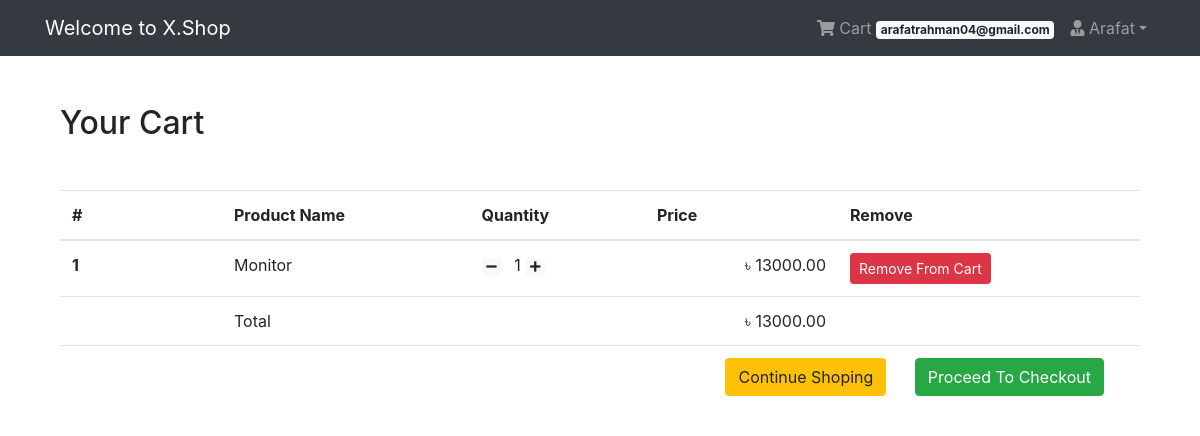
The app's page /shop/cart/ (signed in) with its own data.
### App_Login/models.py (models this page shows, shortened)
class User(AbstractBaseUser, PermissionsMixin):
    email = models.EmailField(unique=True, null=False)
    is_staff = models.BooleanField(
        ugettext_lazy('staff status'),
        default=False,
        help_text = ugettext_lazy('Designates whether the user can log in this site')
    )
    is_active = models.BooleanField(
        ugettext_lazy('active'),
        default=True,
        help_text=ugettext_lazy('Designates whether this user should be treated as active. Unselect this instead of deleting accounts')
    )
    USERNAME_FIELD = 'email'
    objects = MyUserManager()
    def __str__(self):
        return self.email

class Profile(models.Model):
    user = models.OneToOneField(User, on_delete = models.CASCADE, related_name='profile')
    username = models.CharField(max_length=264, blank=True)
    full_name = models.CharField(max_length=264, blank= True)
    address_1 = models.TextField(max_length=300, blank=True)
    city = models.CharField(max_length=40, blank=True)
    zipcode = models.CharField(max_length=10, blank=True)
    country = models.CharField(max_length=50, blank=True)
    phone = models.CharField(max_length=20, blank=True)
    date_joined = models.DateTimeField(auto_now_add=True)

### App_Order/models.py (models this page shows, shortened)
class Cart(models.Model):
    user = models.ForeignKey(settings.AUTH_USER_MODEL, on_delete=models.CASCADE, related_name="cart")
    item = models.ForeignKey(Product, on_delete=models.CASCADE)
    quantity = models.IntegerField(default=1)
    purchased = models.BooleanField(default=False)
    created = models.DateTimeField(auto_now_add=True)
    updated = models.DateTimeField(auto_now=True)
    def get_total(self):
        total = self.item.price * self.quantity
        float_total = format(total, '0.2f')
        return float_total

class Order(models.Model):
    orderitems = models.ManyToManyField(Cart)
    user = models.ForeignKey(settings.AUTH_USER_MODEL, on_delete=models.CASCADE)
    ordered = models.BooleanField(default=False)
    created = models.DateTimeField(auto_now_add=True)
    paymentId = models.CharField(max_length=264, blank=True, null=True)
    orderId = models.CharField(max_length=200, blank=True, null=True)
    def get_totals(self):
        total = 0
        for order_item in self.orderitems.all():
            total += float(order_item.get_total())
        return total

### App_Shop/models.py (models this page shows, shortened)
class Product(models.Model):
    mainimage = models.ImageField(upload_to='Products')
    name = models.CharField(max_length=264)
    category = models.ForeignKey(Category, on_delete=models.CASCADE, related_name='category')
    preview_text = models.TextField(max_length=200, verbose_name='Preview Text')
    detail_text = models.TextField(max_length=1000, verbose_name='Description')
    price = models.FloatField()
    old_price = models.FloatField(default=0.00)
    created = models.DateTimeField(auto_now_add=True)
    class Meta:
        ordering = ['-created']

### App_Order/views.py (the view)
# urls.py: path('cart/', views.cart_view, name="cart"),
@login_required
def cart_view(request):
    carts = Cart.objects.filter(user=request.user, purchased=False)
    orders = Order.objects.filter(user=request.user, ordered=False)
    if carts.exists() and orders.exists():
        order = orders[0]
        return render(request, 'App_Order/cart.html', context={'carts': carts, 'order':order})
    else:
        messages.warning(request, "No items in your cart")
        return redirect("App_Shop:home")

### templates/App_Order/cart.html
{% extends 'base.html' %}
{% block body_block %}
<div class="container my-5">
  <div class="my-5">
    <h2>Your Cart</h2>
  </div>
  <table class="table table-hover">
    <thead>
      <tr>
        <th scope="col" width="15%">#</th>
        <th scope="col">Product Name</th>
        <th scope="col">Quantity</th>
        <th scope="col" align="right">Price</th>
        <th scop="col">Remove</th>
      </tr>
    </thead>
    <tbody>
      {% for cart in carts %}
      <tr>
        <th scope="row">{{ forloop.counter }}</th>
        <td>{{cart.item.name}}</td>
        <td>
          <a class="mr-2" href="{% url 'App_Order:decrease' pk=cart.item.pk %}"><span class="badge badge-light"><i class="fas fa-minus"></i></span></a>
          {{ cart.quantity }}
          <a class="mr-2" href="{% url 'App_Order:increase' pk=cart.item.pk %}"> <span class="badge badge-light"> <i class="fas fa-plus"></i></span></a>
        </td>
        <td align="right">&#2547; {{cart.get_total}}</td>
        <td><a href="{% url 'App_Order:remove' pk=cart.item.pk %}" class="btn btn-danger btn-sm">Remove From Cart</a></td>
      </tr>
      {% endfor %}
      <tr>
        <th scope="row"></th>
        <td colspan="2">Total</td>
        <td align="right">&#2547; {{order.get_totals | floatformat:2 }}</td>
        <td></td>
      </tr>
      <tr>
        <th scope="row"></th>
        <td colspan="4" class="text-right">
          <a href="{% url 'App_Shop:home' %}" class="btn btn-warning mr-4">Continue Shoping</a>
          <a href="{% url 'App_Payment:checkout' %}" class="btn btn-success mr-4">Proceed To Checkout</a>
        </td>
      </tr>
    </tbody>
  </table>
</div>
{% endblock %}

### templates/navbar.html (shortened to what this page needs)
{% load cart_tag %}
<nav class="navbar navbar-expand-lg navbar-dark bg-dark">
  <div class="container">
    <a class="navbar-brand" href="{% url 'App_Shop:home' %}">Welcome to X.Shop</a>
    <div class="collapse navbar-collapse" id="navbarNav">
      <ul class="navbar-nav ml-auto">
        {% if request.user.is_authenticated %}
        <li class="nav-item">
          <a href="{% url 'App_Order:cart' %}" class="nav-link">
              <i class="fa fa-shopping-cart"></i> Cart
              <span class="badge badge-light">{{ request.user | cart_total }}</span>
          </a>
        </li>
        <li class="nav-item dropdown">
          <a class="nav-link dropdown-toggle" href="#" id="navbarDropdown" role="button" data-toggle="dropdown" aria-haspopup="true" aria-expanded="false"><i class="fas fa-user-tie"></i> {{request.user.profile.username}}</a>
        </li>
        {% else %}
        <li class="nav-item">
          <a href="{% url 'App_Login:login' %}" class="btn btn-primary">Login</a>
        </li>
        {% endif %}
      </ul>
    </div>
  </div>
</nav>

### records on screen
User: user|cart_total "arafatrahman04@gmail.com", user.profile.username "Arafat"
Cart: item.name "Monitor", quantity "1", get_total "13000.00"
Order: get_totals "13000.00"
